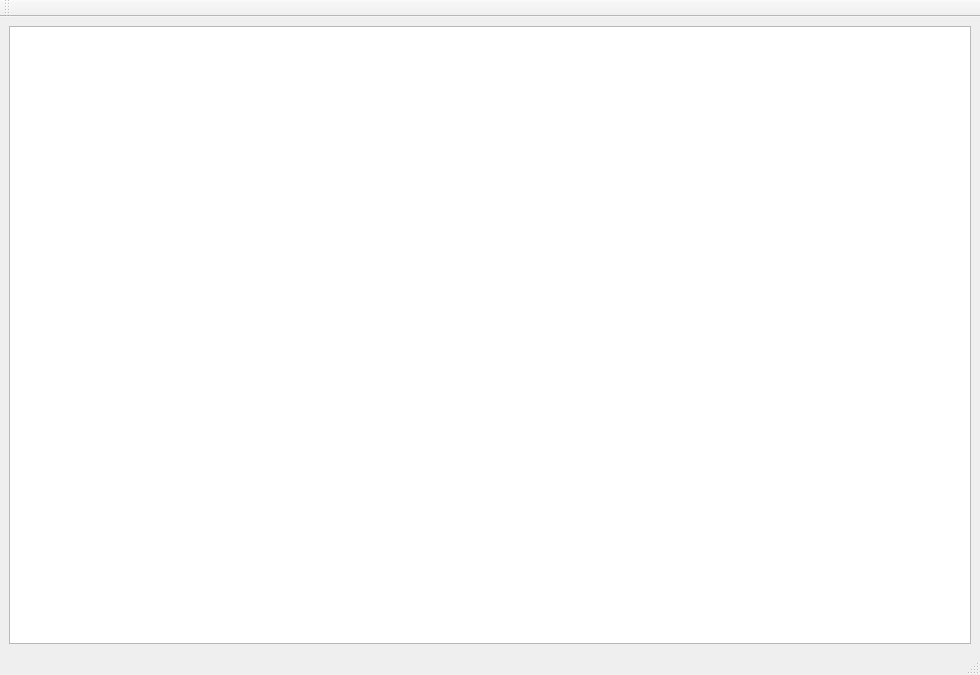
<?xml version="1.0" encoding="UTF-8"?>
<ui version="4.0">
 <class>MainWindow</class>
 <widget class="QMainWindow" name="MainWindow">
  <property name="geometry">
   <rect>
    <x>0</x>
    <y>0</y>
    <width>980</width>
    <height>675</height>
   </rect>
  </property>
  <property name="windowTitle">
   <string>MainWindow</string>
  </property>
  <widget class="QWidget" name="centralwidget">
   <property name="layoutDirection">
    <enum>Qt::LeftToRight</enum>
   </property>
   <layout class="QHBoxLayout" name="horizontalLayout">
    <item>
     <widget class="QTreeView" name="treeView"/>
    </item>
   </layout>
   <zorder>pushButton</zorder>
   <zorder>horizontalLayoutWidget</zorder>
   <zorder>treeView</zorder>
  </widget>
  <widget class="QMenuBar" name="menubar">
   <property name="geometry">
    <rect>
     <x>0</x>
     <y>0</y>
     <width>980</width>
     <height>27</height>
    </rect>
   </property>
  </widget>
  <widget class="QStatusBar" name="statusbar"/>
  <widget class="QToolBar" name="toolBar">
   <property name="windowTitle">
    <string>toolBar</string>
   </property>
   <attribute name="toolBarArea">
    <enum>TopToolBarArea</enum>
   </attribute>
   <attribute name="toolBarBreak">
    <bool>false</bool>
   </attribute>
  </widget>
 </widget>
 <resources/>
 <connections/>
</ui>
